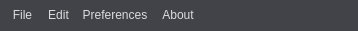
        <widget class="QFrame" name="frame_hint">
         <property name="minimumSize">
          <size>
           <width>0</width>
           <height>31</height>
          </size>
         </property>
         <property name="maximumSize">
          <size>
           <width>3840</width>
           <height>31</height>
          </size>
         </property>
         <property name="mouseTracking">
          <bool>true</bool>
         </property>
         <property name="tabletTracking">
          <bool>true</bool>
         </property>
         <property name="acceptDrops">
          <bool>false</bool>
         </property>
         <property name="styleSheet">
          <string notr="true">background-color: rgba(27, 29, 35, 150)</string>
         </property>
         <property name="frameShape">
          <enum>QFrame::NoFrame</enum>
         </property>
         <property name="frameShadow">
          <enum>QFrame::Raised</enum>
         </property>
         <layout class="QGridLayout" name="gridLayout_7">
          <property name="sizeConstraint">
           <enum>QLayout::SetDefaultConstraint</enum>
          </property>
          <property name="leftMargin">
           <number>0</number>
          </property>
          <property name="topMargin">
           <number>0</number>
          </property>
          <property name="rightMargin">
           <number>0</number>
          </property>
          <property name="bottomMargin">
           <number>0</number>
          </property>
          <property name="spacing">
           <number>0</number>
          </property>
          <item row="0" column="2">
           <widget class="QPushButton" name="menuFileButton">
            <property name="minimumSize">
             <size>
              <width>27</width>
              <height>16</height>
             </size>
            </property>
            <property name="toolTip">
             <string>File</string>
            </property>
            <property name="styleSheet">
             <string notr="true">QPushButton {	
	border: none;
	color: rgb(220, 220, 220);
	background-color: transparent;
}
QPushButton:hover {
	border: none;
	color: rgb(85, 170, 255);
	background-color: transparent;
}
QPushButton:pressed {	
	border: none;
	color: rgb(52, 59, 72);
	background-color: transparent;
}
QPushButton::menu-indicator {	
	height: 0px;
	background-color: transparent;
}

</string>
            </property>
            <property name="text">
             <string>File</string>
            </property>
           </widget>
          </item>
          <item row="0" column="9">
           <widget class="QPushButton" name="menuAboutButton">
            <property name="minimumSize">
             <size>
              <width>40</width>
              <height>16</height>
             </size>
            </property>
            <property name="toolTip">
             <string>About</string>
            </property>
            <property name="styleSheet">
             <string notr="true">QPushButton {	
	border: none;
	color: rgb(220, 220, 220);
	background-color: transparent;
}
QPushButton:hover {
	border: none;
	color: rgb(85, 170, 255);
	background-color: transparent;
}
QPushButton:pressed {	
	border: none;
	color: rgb(52, 59, 72);
	background-color: transparent;
}
QPushButton::menu-indicator {	
	height: 0px;
	background-color: transparent;
}
</string>
            </property>
            <property name="text">
             <string>About</string>
            </property>
           </widget>
          </item>
          <item row="0" column="8">
           <spacer name="horizontalSpacer_11">
            <property name="orientation">
             <enum>Qt::Horizontal</enum>
            </property>
            <property name="sizeType">
             <enum>QSizePolicy::Fixed</enum>
            </property>
            <property name="sizeHint" stdset="0">
             <size>
              <width>9</width>
              <height>20</height>
             </size>
            </property>
           </spacer>
          </item>
          <item row="0" column="1">
           <spacer name="horizontalSpacer_8">
            <property name="orientation">
             <enum>Qt::Horizontal</enum>
            </property>
            <property name="sizeType">
             <enum>QSizePolicy::Fixed</enum>
            </property>
            <property name="sizeHint" stdset="0">
             <size>
              <width>9</width>
              <height>20</height>
             </size>
            </property>
           </spacer>
          </item>
          <item row="0" column="5">
           <widget class="QPushButton" name="menuEditButton">
            <property name="minimumSize">
             <size>
              <width>27</width>
              <height>16</height>
             </size>
            </property>
            <property name="toolTip">
             <string>Edit</string>
            </property>
            <property name="styleSheet">
             <string notr="true">QPushButton {	
	border: none;
	color: rgb(220, 220, 220);
	background-color: transparent;
}
QPushButton:hover {
	border: none;
	color: rgb(85, 170, 255);
	background-color: transparent;
}
QPushButton:pressed {	
	border: none;
	color: rgb(52, 59, 72);
	background-color: transparent;
}
QPushButton::menu-indicator {	
	height: 0px;
	background-color: transparent;
}
</string>
            </property>
            <property name="text">
             <string>Edit</string>
            </property>
           </widget>
          </item>
          <item row="0" column="12">
           <widget class="QPushButton" name="hideWindow">
            <property name="minimumSize">
             <size>
              <width>40</width>
              <height>31</height>
             </size>
            </property>
            <property name="maximumSize">
             <size>
              <width>40</width>
              <height>31</height>
             </size>
            </property>
            <property name="toolTip">
             <string>Hide</string>
            </property>
            <property name="styleSheet">
             <string notr="true">QPushButton {	
	border: none;
	background-color: transparent;
}
QPushButton:hover {
	background-color: rgb(52, 59, 72);
}
QPushButton:pressed {	
	background-color: rgb(85, 170, 255);
}</string>
            </property>
            <property name="text">
             <string/>
            </property>
            <property name="icon">
             <iconset resource="files.qrc">
              <normaloff>:/16x16/icons/16x16/cil-window-minimize.png</normaloff>:/16x16/icons/16x16/cil-window-minimize.png</iconset>
            </property>
            <property name="iconSize">
             <size>
              <width>16</width>
              <height>16</height>
             </size>
            </property>
           </widget>
          </item>
          <item row="0" column="7">
           <widget class="QPushButton" name="menuPreferencesButton">
            <property name="minimumSize">
             <size>
              <width>68</width>
              <height>16</height>
             </size>
            </property>
            <property name="toolTip">
             <string>Preferences</string>
            </property>
            <property name="styleSheet">
             <string notr="true">QPushButton {	
	border: none;
	color: rgb(220, 220, 220);
	background-color: transparent;
}
QPushButton:hover {
	border: none;
	color: rgb(85, 170, 255);
	background-color: transparent;
}
QPushButton:pressed {	
	border: none;
	color: rgb(52, 59, 72);
	background-color: transparent;
}
QPushButton::menu-indicator {	
	height: 0px;
	background-color: transparent;
}
</string>
            </property>
            <property name="text">
             <string>Preferences</string>
            </property>
           </widget>
          </item>
          <item row="0" column="10">
           <spacer name="horizontalSpacer_9">
            <property name="orientation">
             <enum>Qt::Horizontal</enum>
            </property>
            <property name="sizeHint" stdset="0">
             <size>
              <width>40</width>
              <height>20</height>
             </size>
            </property>
           </spacer>
          </item>
          <item row="0" column="3">
           <spacer name="horizontalSpacer_7">
            <property name="orientation">
             <enum>Qt::Horizontal</enum>
            </property>
            <property name="sizeType">
             <enum>QSizePolicy::Fixed</enum>
            </property>
            <property name="sizeHint" stdset="0">
             <size>
              <width>9</width>
              <height>20</height>
             </size>
            </property>
           </spacer>
          </item>
          <item row="0" column="13">
           <widget class="QPushButton" name="expandWindow">
            <property name="minimumSize">
             <size>
              <width>40</width>
              <height>31</height>
             </size>
            </property>
            <property name="maximumSize">
             <size>
              <width>40</width>
              <height>31</height>
             </size>
            </property>
            <property name="toolTip">
             <string>Expand</string>
            </property>
            <property name="styleSheet">
             <string notr="true">QPushButton {	
	border: none;
	background-color: transparent;
}
QPushButton:hover {
	background-color: rgb(52, 59, 72);
}
QPushButton:pressed {	
	background-color: rgb(85, 170, 255);
}</string>
            </property>
            <property name="text">
             <string/>
            </property>
            <property name="icon">
             <iconset resource="files.qrc">
              <normaloff>:/16x16/icons/16x16/cil-media-stop.png</normaloff>:/16x16/icons/16x16/cil-media-stop.png</iconset>
            </property>
            <property name="iconSize">
             <size>
              <width>16</width>
              <height>16</height>
             </size>
            </property>
           </widget>
          </item>
          <item row="0" column="6">
           <spacer name="horizontalSpacer_10">
            <property name="orientation">
             <enum>Qt::Horizontal</enum>
            </property>
            <property name="sizeType">
             <enum>QSizePolicy::Fixed</enum>
            </property>
            <property name="sizeHint" stdset="0">
             <size>
              <width>9</width>
              <height>20</height>
             </size>
            </property>
           </spacer>
          </item>
          <item row="1" column="14">
           <spacer name="verticalSpacer">
            <property name="orientation">
             <enum>Qt::Vertical</enum>
            </property>
            <property name="sizeHint" stdset="0">
             <size>
              <width>20</width>
              <height>10</height>
             </size>
            </property>
           </spacer>
          </item>
          <item row="0" column="14">
           <widget class="QPushButton" name="closeWindow">
            <property name="enabled">
             <bool>true</bool>
            </property>
            <property name="sizePolicy">
             <sizepolicy hsizetype="Minimum" vsizetype="Expanding">
              <horstretch>0</horstretch>
              <verstretch>0</verstretch>
             </sizepolicy>
            </property>
            <property name="minimumSize">
             <size>
              <width>40</width>
              <height>31</height>
             </size>
            </property>
            <property name="maximumSize">
             <size>
              <width>40</width>
              <height>31</height>
             </size>
            </property>
            <property name="toolTip">
             <string>Close</string>
            </property>
            <property name="styleSheet">
             <string notr="true">QPushButton {	
	border: none;
	background-color: transparent;
}
QPushButton:hover {
	background-color: rgb(52, 59, 72);
}
QPushButton:pressed {	
	background-color: rgb(85, 170, 255);
}</string>
            </property>
            <property name="text">
             <string/>
            </property>
            <property name="icon">
             <iconset resource="files.qrc">
              <normaloff>:/16x16/icons/16x16/cil-x.png</normaloff>:/16x16/icons/16x16/cil-x.png</iconset>
            </property>
            <property name="iconSize">
             <size>
              <width>16</width>
              <height>16</height>
             </size>
            </property>
           </widget>
          </item>
         </layout>
        </widget>
